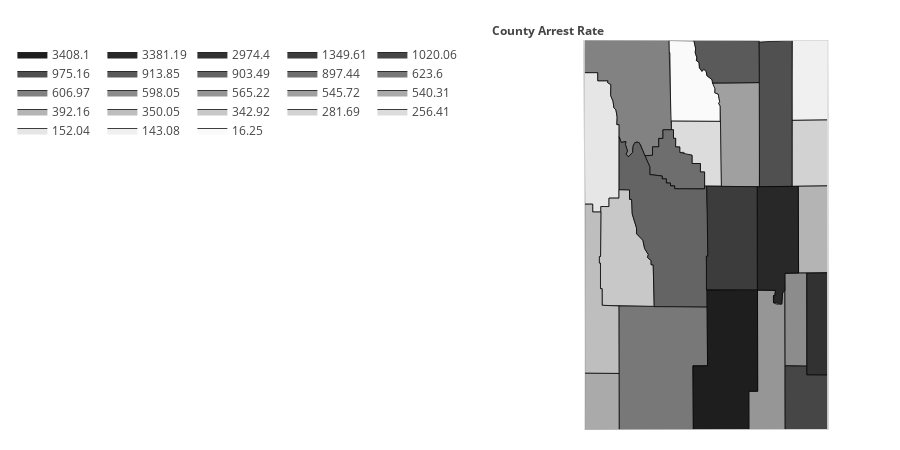

The notebook cell saved with this chart:
### Code cell
########juvenile arrest rates chloropleth#########
display(HTML('<h1>Juvenile Arrest Rates for {}</h1>'.format(YEAR)))
display(HTML(juvenile_arrests[['Total Incidents','Population 11-17','Rate']].loc[idx[:,YEAR:YEAR], :].transpose().to_html()))
arrest_values = []
for county in counties:
    #print('county: {} with value: {}'.format(county,juvenile_arrests[['Total Incidents','Population 11-17','Rate']].loc[idx[county,YEAR:YEAR], :]['Rate'][0]))
    arrest_values.append(juvenile_arrests[['Total Incidents','Population 11-17','Rate']].loc[idx[county,YEAR:YEAR], :]['Rate'][0])
# print(len(values))
# print(len(fips))
# print(fips)
# print(values)

fig = ff.create_choropleth(
    fips=fips, values=arrest_values,colorscale=grey_scale,
    scope=['Wyoming'], county_outline={'color': 'rgb(0,0,0)', 'width': 0.75},
    legend_title='County Arrest Rate'
)
fig['layout']['legend'].update({'x': -.2,'orientation':'h'})
fig['layout']['annotations'][0].update({'x': -0.12, 'xanchor': 'left'})
# print(dir(fig['layout']['legend']))
# print(str(fig['layout']['legend']))
pl.offline.iplot(fig, filename='arrest_rates_choropleth_wyoming')

### Figure 1 — Plotly figure (JSON) as saved in the notebook; plotly's stock layout.template omitted (floating-point values rounded to 4 significant figures)
{"data": [{"fill": "toself", "fillcolor": "rgb(250,250,250)", "hoverinfo": "none", "line": {"color": "rgb(0,0,0)", "width": 0.75}, "mode": "lines", "name": "16.25", "type": "scatter", "uid": "6c9d8050-b57b-11e8-a0aa-18d6c706c04c", "x": [-108.6, -107.9, -107.8, -107.9, -107.8, -107.8, -107.8, -107.7, -107.7, -107.6, -107.5, -107.5, -107.4, -107.3, -107.3, -107.2, -107.2, -107.2, -107.1, -107.1, -108.6, -108.6, -108.6, -108.6, null], "y": [45.0, 44.99, 44.91, 44.87, 44.82, 44.79, 44.77, 44.72, 44.68, 44.7, 44.68, 44.63, 44.6, 44.5, 44.46, 44.45, 44.37, 44.35, 44.32, 44.17, 44.17, 44.87, 44.87, 45.0, null]}, {"fill": "toself", "fillcolor": "rgb(240,240,240)", "hoverinfo": "none", "line": {"color": "rgb(0,0,0)", "width": 0.75}, "mode": "lines", "name": "143.08", "type": "scatter", "uid": "6c9d8051-b57b-11e8-a0aa-18d6c706c04c", "x": [-105.1, -105.1, -104.1, -104.1, -105.1, -105.1, null], "y": [44.54, 45.0, 45.0, 44.18, 44.18, 44.54, null]}, {"fill": "toself", "fillcolor": "rgb(230,230,230)", "hoverinfo": "none", "line": {"color": "rgb(0,0,0)", "width": 0.75}, "mode": "lines", "name": "152.04", "type": "scatter", "uid": "6c9d8052-b57b-11e8-a0aa-18d6c706c04c", "x": [-111.1, -110.7, -110.7, -110.4, -110.4, -110.3, -110.3, -110.2, -110.2, -110.1, -110.1, -110.1, -110.1, -110.1, -110.3, -110.3, -110.6, -110.6, -110.8, -110.8, -111.0, -111.1, null], "y": [44.67, 44.67, 44.58, 44.58, 44.56, 44.54, 44.43, 44.37, 44.31, 44.28, 44.21, 44.13, 44.13, 43.38, 43.38, 43.29, 43.29, 43.24, 43.24, 43.32, 43.32, 44.67, null]}, {"fill": "toself", "fillcolor": "rgb(220,220,220)", "hoverinfo": "none", "line": {"color": "rgb(0,0,0)", "width": 0.75}, "mode": "lines", "name": "256.41", "type": "scatter", "uid": "6c9d8053-b57b-11e8-a0aa-18d6c706c04c", "x": [-108.6, -107.1, -107.1, -107.6, -107.6, -107.7, -107.7, -108.0, -108.0, -108.2, -108.2, -108.2, -108.3, -108.3, -108.4, -108.4, -108.5, -108.5, -108.6, -108.6, null], "y": [44.17, 44.17, 43.5, 43.5, 43.65, 43.65, 43.73, 43.73, 43.82, 43.82, 43.83, 43.85, 43.85, 43.9, 43.9, 43.99, 43.99, 44.08, 44.08, 44.17, null]}, {"fill": "toself", "fillcolor": "rgb(210,210,210)", "hoverinfo": "none", "line": {"color": "rgb(0,0,0)", "width": 0.75}, "mode": "lines", "name": "281.69", "type": "scatter", "uid": "6c9d8054-b57b-11e8-a0aa-18d6c706c04c", "x": [-105.1, -105.1, -104.1, -104.1, -105.1, -105.1, null], "y": [43.97, 44.18, 44.18, 43.5, 43.5, 43.97, null]}, {"fill": "toself", "fillcolor": "rgb(200,200,200)", "hoverinfo": "none", "line": {"color": "rgb(0,0,0)", "width": 0.75}, "mode": "lines", "name": "342.92", "type": "scatter", "uid": "6c9d8055-b57b-11e8-a0aa-18d6c706c04c", "x": [-110.6, -110.6, -110.6, -110.3, -110.3, -110.1, -110.1, -109.8, -109.8, -109.7, -109.7, -109.6, -109.6, -109.4, -109.3, -109.2, -109.2, -109.1, -109.1, -109.1, -109.0, -110.5, -110.5, -110.6, -110.6, -110.6, -110.6, null], "y": [42.78, 42.78, 43.29, 43.29, 43.38, 43.38, 43.46, 43.46, 43.37, 43.37, 43.22, 43.07, 43.01, 42.95, 42.86, 42.8, 42.77, 42.74, 42.69, 42.69, 42.26, 42.28, 42.45, 42.45, 42.71, 42.71, 42.78, null]}, {"fill": "toself", "fillcolor": "rgb(190,190,190)", "hoverinfo": "none", "line": {"color": "rgb(0,0,0)", "width": 0.75}, "mode": "lines", "name": "350.05", "type": "scatter", "uid": "6c9d8056-b57b-11e8-a0aa-18d6c706c04c", "x": [-111.0, -111.0, -110.8, -110.8, -110.6, -110.6, -110.6, -110.6, -110.6, -110.6, -110.5, -110.5, -110.1, -110.0, -111.0, -111.0, null], "y": [42.15, 43.32, 43.32, 43.24, 43.24, 42.78, 42.78, 42.71, 42.71, 42.45, 42.45, 42.28, 42.27, 41.58, 41.58, 42.15, null]}, {"fill": "toself", "fillcolor": "rgb(180,180,180)", "hoverinfo": "none", "line": {"color": "rgb(0,0,0)", "width": 0.75}, "mode": "lines", "name": "392.16", "type": "scatter", "uid": "6c9d8057-b57b-11e8-a0aa-18d6c706c04c", "x": [-104.9, -104.1, -104.1, -104.9, -104.9, null], "y": [43.5, 43.5, 42.61, 42.61, 43.5, null]}, {"fill": "toself", "fillcolor": "rgb(170,170,170)", "hoverinfo": "none", "line": {"color": "rgb(0,0,0)", "width": 0.75}, "mode": "lines", "name": "540.31", "type": "scatter", "uid": "6c9d8058-b57b-11e8-a0aa-18d6c706c04c", "x": [-111.0, -111.0, -110.0, -110.0, -111.0, -111.0, null], "y": [41.16, 41.58, 41.58, 41.0, 41.0, 41.16, null]}, {"fill": "toself", "fillcolor": "rgb(160,160,160)", "hoverinfo": "none", "line": {"color": "rgb(0,0,0)", "width": 0.75}, "mode": "lines", "name": "545.72", "type": "scatter", "uid": "6c9d8059-b57b-11e8-a0aa-18d6c706c04c", "x": [-107.4, -106.0, -106.0, -107.1, -107.1, -107.2, -107.2, -107.2, -107.3, -107.3, -107.4, null], "y": [44.56, 44.56, 43.49, 43.49, 44.32, 44.35, 44.37, 44.45, 44.46, 44.5, 44.56, null]}, {"fill": "toself", "fillcolor": "rgb(150,150,150)", "hoverinfo": "none", "line": {"color": "rgb(0,0,0)", "width": 0.75}, "mode": "lines", "name": "565.22", "type": "scatter", "uid": "6c9d805a-b57b-11e8-a0aa-18d6c706c04c", "x": [-106.3, -106.1, -106.1, -105.6, -105.6, -105.6, -105.6, -105.5, -105.4, -105.4, -105.3, -105.3, -106.3, -106.3, null], "y": [41.4, 41.4, 42.43, 42.43, 42.38, 42.38, 42.3, 42.29, 42.29, 42.4, 42.43, 41.0, 41.0, 41.4, null]}, {"fill": "toself", "fillcolor": "rgb(140,140,140)", "hoverinfo": "none", "line": {"color": "rgb(0,0,0)", "width": 0.75}, "mode": "lines", "name": "598.05", "type": "scatter", "uid": "6c9d805b-b57b-11e8-a0aa-18d6c706c04c", "x": [-105.3, -104.7, -104.7, -105.3, -105.3, null], "y": [42.61, 42.61, 41.65, 41.66, 42.61, null]}, {"fill": "toself", "fillcolor": "rgb(130,130,130)", "hoverinfo": "none", "line": {"color": "rgb(0,0,0)", "width": 0.75}, "mode": "lines", "name": "606.97", "type": "scatter", "uid": "6c9d805c-b57b-11e8-a0aa-18d6c706c04c", "x": [-111.1, -111.1, -108.6, -108.6, -108.8, -108.8, -108.9, -108.9, -109.1, -109.1, -109.3, -109.4, -109.5, -109.6, -109.7, -109.8, -109.9, -109.8, -109.9, -109.9, -110.0, -110.1, -110.1, -110.1, -110.1, -110.1, -110.2, -110.2, -110.3, -110.3, -110.4, -110.4, -110.7, -110.7, -111.1, -111.1, null], "y": [44.87, 45.0, 45.0, 44.08, 44.08, 43.99, 43.99, 43.9, 43.9, 43.82, 43.81, 43.93, 43.96, 43.92, 43.85, 43.8, 43.83, 43.86, 43.93, 43.96, 43.95, 44.01, 44.13, 44.13, 44.21, 44.28, 44.31, 44.37, 44.43, 44.54, 44.56, 44.58, 44.58, 44.67, 44.67, 44.87, null]}, {"fill": "toself", "fillcolor": "rgb(120,120,120)", "hoverinfo": "none", "line": {"color": "rgb(0,0,0)", "width": 0.75}, "mode": "lines", "name": "623.6", "type": "scatter", "uid": "6c9d805d-b57b-11e8-a0aa-18d6c706c04c", "x": [-110.1, -110.1, -107.5, -107.5, -107.9, -107.9, -110.0, -110.1, null], "y": [42.01, 42.27, 42.26, 41.66, 41.66, 41.0, 41.0, 42.01, null]}, {"fill": "toself", "fillcolor": "rgb(110,110,110)", "hoverinfo": "none", "line": {"color": "rgb(0,0,0)", "width": 0.75}, "mode": "lines", "name": "897.44", "type": "scatter", "uid": "6c9d805e-b57b-11e8-a0aa-18d6c706c04c", "x": [-109.3, -109.1, -109.1, -108.9, -108.9, -108.8, -108.8, -108.5, -108.5, -108.4, -108.4, -108.3, -108.3, -108.0, -108.0, -107.7, -107.7, -107.6, -107.6, -108.5, -108.5, -108.6, -108.6, -108.7, -108.7, -108.8, -108.8, -109.2, -109.2, -109.3, null], "y": [43.81, 43.82, 43.9, 43.9, 43.99, 43.99, 44.08, 44.08, 43.99, 43.99, 43.9, 43.9, 43.85, 43.82, 43.73, 43.73, 43.65, 43.65, 43.47, 43.47, 43.5, 43.5, 43.53, 43.53, 43.58, 43.58, 43.61, 43.62, 43.7, 43.81, null]}, {"fill": "toself", "fillcolor": "rgb(100,100,100)", "hoverinfo": "none", "line": {"color": "rgb(0,0,0)", "width": 0.75}, "mode": "lines", "name": "903.49", "type": "scatter", "uid": "6c9d805f-b57b-11e8-a0aa-18d6c706c04c", "x": [-110.1, -110.0, -109.9, -109.9, -109.8, -109.9, -109.8, -109.7, -109.7, -109.6, -109.5, -109.2, -109.2, -108.8, -108.8, -108.7, -108.7, -108.6, -108.6, -108.5, -108.5, -107.6, -107.6, -107.5, -107.5, -107.5, -107.5, -107.5, -109.0, -109.1, -109.1, -109.1, -109.2, -109.2, -109.3, -109.4, -109.6, -109.6, -109.7, -109.7, -109.8, -109.8, -110.1, -110.1, null], "y": [44.01, 43.95, 43.96, 43.93, 43.86, 43.83, 43.8, 43.85, 43.91, 43.95, 43.95, 43.7, 43.62, 43.61, 43.58, 43.58, 43.53, 43.53, 43.5, 43.5, 43.47, 43.47, 43.5, 43.5, 43.13, 42.78, 42.78, 42.26, 42.26, 42.69, 42.69, 42.74, 42.77, 42.8, 42.86, 42.95, 43.01, 43.07, 43.22, 43.37, 43.37, 43.46, 43.46, 44.01, null]}, {"fill": "toself", "fillcolor": "rgb(90,90,90)", "hoverinfo": "none", "line": {"color": "rgb(0,0,0)", "width": 0.75}, "mode": "lines", "name": "913.85", "type": "scatter", "uid": "6c9d8060-b57b-11e8-a0aa-18d6c706c04c", "x": [-107.9, -106.0, -106.0, -107.4, -107.4, -107.5, -107.5, -107.6, -107.7, -107.7, -107.8, -107.8, -107.8, -107.9, -107.9, -107.9, null], "y": [45.0, 44.99, 44.56, 44.56, 44.6, 44.63, 44.68, 44.7, 44.68, 44.72, 44.77, 44.79, 44.82, 44.87, 44.92, 45.0, null]}, {"fill": "toself", "fillcolor": "rgb(80,80,80)", "hoverinfo": "none", "line": {"color": "rgb(0,0,0)", "width": 0.75}, "mode": "lines", "name": "975.16", "type": "scatter", "uid": "6c9d8061-b57b-11e8-a0aa-18d6c706c04c", "x": [-106.0, -105.1, -105.1, -106.0, -106.0, null], "y": [44.98, 45.0, 43.5, 43.49, 44.98, null]}, {"fill": "toself", "fillcolor": "rgb(70,70,70)", "hoverinfo": "none", "line": {"color": "rgb(0,0,0)", "width": 0.75}, "mode": "lines", "name": "1020.06", "type": "scatter", "uid": "6c9d8062-b57b-11e8-a0aa-18d6c706c04c", "x": [-105.3, -105.3, -104.7, -104.7, -104.1, -104.1, -105.3, -105.3, null], "y": [41.4, 41.66, 41.65, 41.57, 41.56, 41.0, 41.0, 41.4, null]}, {"fill": "toself", "fillcolor": "rgb(60,60,60)", "hoverinfo": "none", "line": {"color": "rgb(0,0,0)", "width": 0.75}, "mode": "lines", "name": "1349.61", "type": "scatter", "uid": "6c9d8063-b57b-11e8-a0aa-18d6c706c04c", "x": [-107.5, -107.5, -107.5, -106.1, -106.1, -107.5, -107.5, null], "y": [42.78, 42.78, 43.5, 43.49, 42.43, 42.43, 42.78, null]}, {"fill": "toself", "fillcolor": "rgb(50,50,50)", "hoverinfo": "none", "line": {"color": "rgb(0,0,0)", "width": 0.75}, "mode": "lines", "name": "2974.4", "type": "scatter", "uid": "6c9d8064-b57b-11e8-a0aa-18d6c706c04c", "x": [-104.7, -104.1, -104.1, -104.7, -104.7, null], "y": [42.61, 42.61, 41.56, 41.57, 42.61, null]}, {"fill": "toself", "fillcolor": "rgb(40,40,40)", "hoverinfo": "none", "line": {"color": "rgb(0,0,0)", "width": 0.75}, "mode": "lines", "name": "3381.19", "type": "scatter", "uid": "6c9d8065-b57b-11e8-a0aa-18d6c706c04c", "x": [-106.1, -104.9, -104.9, -105.3, -105.3, -105.4, -105.4, -105.6, -105.6, -105.6, -105.6, -106.1, -106.1, null], "y": [43.49, 43.5, 42.61, 42.61, 42.43, 42.4, 42.29, 42.3, 42.38, 42.38, 42.43, 42.43, 43.49, null]}, {"fill": "toself", "fillcolor": "rgb(30,30,30)", "hoverinfo": "none", "line": {"color": "rgb(0,0,0)", "width": 0.75}, "mode": "lines", "name": "3408.1", "type": "scatter", "uid": "6c9d8066-b57b-11e8-a0aa-18d6c706c04c", "x": [-107.9, -107.5, -107.5, -106.1, -106.1, -106.3, -106.3, -107.9, -107.9, null], "y": [41.65, 41.66, 42.43, 42.43, 41.4, 41.4, 41.0, 41.0, 41.65, null]}, {"hoverinfo": "text", "legendgroup": "centroids", "marker": {"color": "white", "opacity": 0}, "mode": "markers", "name": "US Counties", "selected": {"marker": {"color": "white", "opacity": 1, "size": 3}}, "showlegend": false, "text": ["County: Albany<br>State: Wyoming<br>FIPS: 56001<br>Value: 565.22", "County: Big Horn<br>State: Wyoming<br>FIPS: 56003<br>Value: 16.25", "County: Campbell<br>State: Wyoming<br>FIPS: 56005<br>Value: 975.16", "County: Carbon<br>State: Wyoming<br>FIPS: 56007<br>Value: 3408.1", "County: Converse<br>State: Wyoming<br>FIPS: 56009<br>Value: 3381.19", "County: Crook<br>State: Wyoming<br>FIPS: 56011<br>Value: 143.08", "County: Fremont<br>State: Wyoming<br>FIPS: 56013<br>Value: 903.49", "County: Goshen<br>State: Wyoming<br>FIPS: 56015<br>Value: 2974.4", "County: Hot Springs<br>State: Wyoming<br>FIPS: 56017<br>Value: 897.44", "County: Johnson<br>State: Wyoming<br>FIPS: 56019<br>Value: 545.72", "County: Laramie<br>State: Wyoming<br>FIPS: 56021<br>Value: 1020.06", "County: Lincoln<br>State: Wyoming<br>FIPS: 56023<br>Value: 350.05", "County: Natrona<br>State: Wyoming<br>FIPS: 56025<br>Value: 1349.61", "County: Niobrara<br>State: Wyoming<br>FIPS: 56027<br>Value: 392.16", "County: Park<br>State: Wyoming<br>FIPS: 56029<br>Value: 606.97", "County: Platte<br>State: Wyoming<br>FIPS: 56031<br>Value: 598.05", "County: Sheridan<br>State: Wyoming<br>FIPS: 56033<br>Value: 913.85", "County: Sublette<br>State: Wyoming<br>FIPS: 56035<br>Value: 342.92", "County: Sweetwater<br>State: Wyoming<br>FIPS: 56037<br>Value: 623.6", "County: Teton<br>State: Wyoming<br>FIPS: 56039<br>Value: 152.04", "County: Uinta<br>State: Wyoming<br>FIPS: 56041<br>Value: 540.31", "County: Washakie<br>State: Wyoming<br>FIPS: 56043<br>Value: 256.41", "County: Weston<br>State: Wyoming<br>FIPS: 56045<br>Value: 281.69"], "type": "scatter", "uid": "6c9d8067-b57b-11e8-a0aa-18d6c706c04c", "unselected": {"marker": {"opacity": 0}}, "x": [-105.7, -108.0, -105.5, -106.9, -105.5, -104.6, -108.6, -104.4, -108.4, -106.6, -104.7, -110.7, -106.8, -104.5, -109.6, -105.0, -106.9, -109.9, -108.9, -110.6, -110.5, -107.7, -104.6], "y": [41.65, 44.53, 44.25, 41.69, 42.97, 44.59, 43.04, 42.09, 43.72, 44.04, 41.31, 42.26, 42.96, 43.06, 44.52, 42.13, 44.79, 42.77, 41.66, 43.93, 41.29, 43.9, 43.84]}, {"hoverinfo": "text", "legendgroup": "States", "line": {"color": "rgb(240, 240, 240)", "width": 1}, "mode": "lines", "showlegend": false, "type": "scatter", "uid": "6c9d8068-b57b-11e8-a0aa-18d6c706c04c", "x": [-111.1, -111.1, -104.1, -104.1, -111.0, -111.1, null], "y": [44.87, 45.0, 45.0, 41.0, 41.0, 44.87, null]}], "layout": {"annotations": [{"showarrow": false, "text": "<b>County Arrest Rate</b>", "x": -0.12, "xanchor": "left", "xref": "paper", "y": 1.05, "yref": "paper"}], "dragmode": "select", "height": 450, "hovermode": "closest", "legend": {"orientation": "h", "traceorder": "reversed", "x": -0.2, "xanchor": "right", "y": 1, "yanchor": "top"}, "margin": {"b": 20, "l": 20, "r": 20, "t": 40}, "width": 900, "xaxis": {"autorange": false, "fixedrange": true, "range": [-112.6, -102.6], "showgrid": false, "showticklabels": false, "zeroline": false}, "yaxis": {"autorange": false, "fixedrange": true, "range": [41.0, 45.0], "showgrid": false, "showticklabels": false, "zeroline": false}}}
